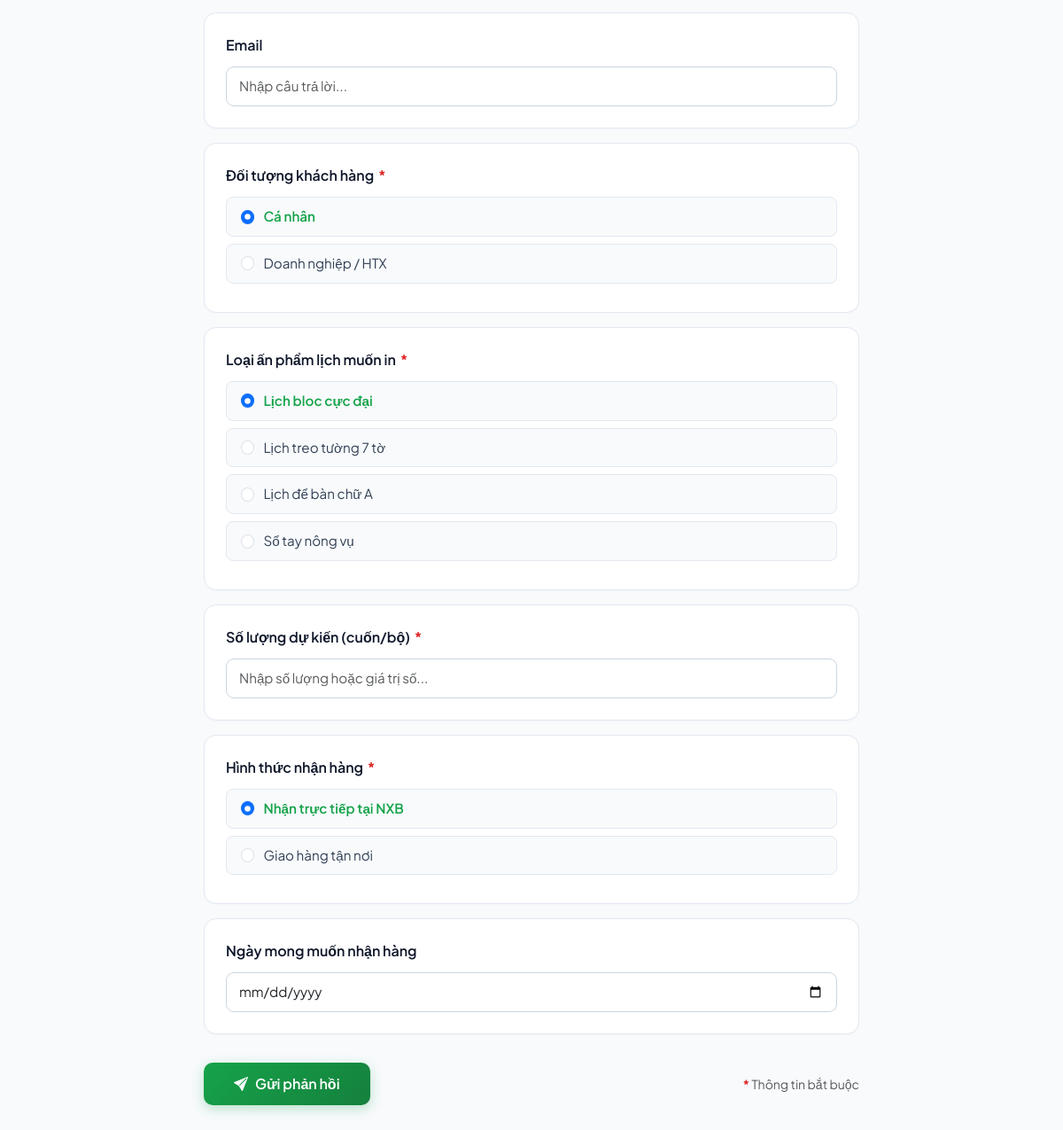
Page /form.php (signed in, lower part) on the earlier database version.
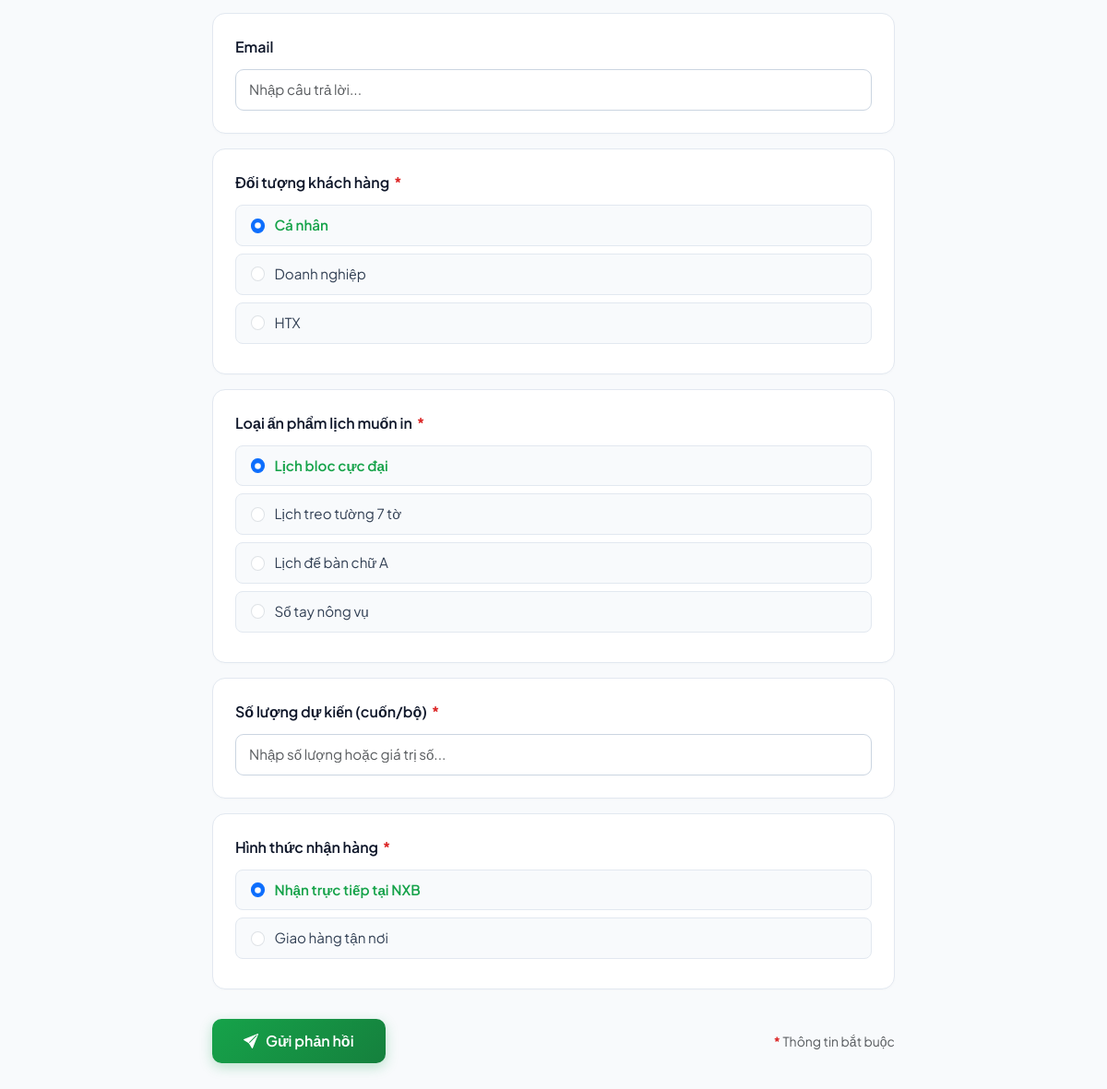
Same page on the later database version.
### tables this page shows
CREATE TABLE `fields` (
  `id` int(11) NOT NULL,
  `form_version_id` int(11) NOT NULL,
  `label` varchar(255) NOT NULL,
  `field_type` enum('text','number','date','radio','checkbox') NOT NULL,
  `options_json` text DEFAULT NULL,
  `is_required` tinyint(1) DEFAULT 0,
  `display_order` int(11) DEFAULT 0
);

### form.php (the view, shortened to what this page needs)
<?php
require_once __DIR__ . '/config/db.php';
$form_id = isset($_GET['id']) ? (int)$_GET['id'] : 1;
$is_submitted_success = false;
$stmt = $pdo->prepare("
    SELECT f.id AS form_id, f.title, f.description, v.id AS version_id, v.version_number
    FROM forms f
    JOIN form_versions v ON f.id = v.form_id
    WHERE f.id = ? AND v.is_active = 1
    LIMIT 1
");
$stmt->execute([$form_id]);
$form = $stmt->fetch();
$version_id = $form['version_id'];
$stmt = $pdo->prepare("SELECT * FROM fields WHERE form_version_id = ? ORDER BY display_order ASC");
$stmt->execute([$version_id]);
$fields = $stmt->fetchAll();
?>
<!DOCTYPE html>
<html lang="vi">
<head>
    <link href="https://cdn.jsdelivr.net/npm/bootstrap@5.3.0/dist/css/bootstrap.min.css" rel="stylesheet">
    <link rel="stylesheet" href="https://cdn.jsdelivr.net/npm/bootstrap-icons@1.11.1/font/bootstrap-icons.css">
</head>
<body>
<div class="container">
    <div class="form-shell">
        <?php if ($is_submitted_success): ?>
            <div class="success-box">
                <div class="success-icon-wrap">
                    <i class="bi bi-check-lg"></i>
                </div>
                <h3 class="fw-bold text-dark mb-2">Gửi biểu mẫu thành công!</h3>
                <p class="text-secondary mx-auto mb-4" style="max-width: 520px; font-size: 0.98rem;">
                    Câu trả lời của bạn đối với biểu mẫu <strong>"<?= htmlspecialchars($form['title']) ?>"</strong> đã được lưu trữ an toàn vào hệ thống của NXB Nông Nghiệp.
                </p>
                <div class="d-flex flex-wrap justify-content-center gap-3">
                    <a href="form.php?id=<?= $form['form_id'] ?>" class="btn btn-outline-secondary px-4 py-2 fw-semibold">
                        <i class="bi bi-arrow-repeat me-1"></i>Gửi phản hồi khác
                    </a>
                    <a href="forms.php" class="btn btn-submit-form px-4 py-2">
                        <i class="bi bi-grid-fill"></i>Xem danh sách biểu mẫu
                    </a>
                </div>
            </div>
        <?php else: ?>
            <form method="POST" id="dynamicForm">
                <?php foreach ($fields as $field):
                    $options = !empty($field['options_json']) ? json_decode($field['options_json'], true) : [];
                    $default_value = '';
                    $label_lower = mb_strtolower($field['label'], 'UTF-8');
                    if (isset($_SESSION['fullname']) && (str_contains($label_lower, 'họ và tên') || str_contains($label_lower, 'họ tên') || str_contains($label_lower, 'người liên hệ'))) {
                        $default_value = htmlspecialchars($_SESSION['fullname']);
                    }
                ?>
                    <div class="question-card field-group" id="field-wrap-<?= $field['id'] ?>" data-field-id="<?= $field['id'] ?>">
                        <label class="question-label">
                            <?= htmlspecialchars($field['label']) ?>
                            <?php if ($field['is_required']): ?>
                                <span class="text-required" title="Trường bắt buộc">*</span>
                            <?php endif; ?>
                        </label>
                        <?php if ($field['field_type'] === 'text'): ?>
                            <input type="text" name="fields[<?= $field['id'] ?>]" value="<?= $default_value ?>" class="form-control form-input" placeholder="Nhập câu trả lời..." <?= $field['is_required'] ? 'required' : '' ?>>
                        <?php elseif ($field['field_type'] === 'number'): ?>
                            <input type="number" name="fields[<?= $field['id'] ?>]" class="form-control form-input" placeholder="Nhập số lượng hoặc giá trị số..." <?= $field['is_required'] ? 'required' : '' ?>>
                        <?php elseif ($field['field_type'] === 'date'): ?>
                            <input type="date" name="fields[<?= $field['id'] ?>]" class="form-control form-input" <?= $field['is_required'] ? 'required' : '' ?>>
                        <?php elseif ($field['field_type'] === 'radio'): ?>
                            <div>
                                <?php foreach ($options as $optIndex => $optValue): ?>
                                    <div class="custom-radio-option">
                                        <input class="form-check-input form-input mt-0" type="radio"
                                               name="fields[<?= $field['id'] ?>]"
                                               id="opt_<?= $field['id'] ?>_<?= $optIndex ?>"
                                               value="<?= htmlspecialchars($optValue) ?>"
                                               <?= ($field['is_required'] && $optIndex === 0) ? 'checked' : '' ?>>
                                        <label for="opt_<?= $field['id'] ?>_<?= $optIndex ?>">
                                            <?= htmlspecialchars($optValue) ?>
                                        </label>
                                    </div>
                                <?php endforeach; ?>
                            </div>
                        <?php else: ?>
                            <input type="text" name="fields[<?= $field['id'] ?>]" class="form-control form-input" placeholder="Nhập câu trả lời..." <?= $field['is_required'] ? 'required' : '' ?>>
                        <?php endif; ?>
                    </div>
                <?php endforeach; ?>
                <div class="d-flex justify-content-between align-items-center mt-4 pt-2">
                    <button type="submit" class="btn-submit-form">
                        <i class="bi bi-send-fill"></i>
                        <span>Gửi phản hồi</span>
                    </button>
                    <span class="text-muted small"><span class="text-required">*</span> Thông tin bắt buộc</span>
                </div>
            </form>
        <?php endif; ?>
    </div>
</div>
</body>
</html>

### form.php (style rules this page uses)
:root { --primary: #16a34a; --primary-hover: #15803d; --primary-subtle: #ecfdf5; --bg-body: #f8fafc; --card-border: #e2e8f0; --text-heading: #0f172a; --text-body: #334155; }
body { font-family: 'Plus Jakarta Sans', sans-serif; background-color: var(--bg-body); color: var(--text-body); min-height: 100vh; padding: 30px 0 60px 0; }
.form-shell { max-width: 740px; margin: 0 auto; }
.question-card { background: #ffffff; border: 1px solid var(--card-border); border-radius: 14px; padding: 24px; margin-bottom: 16px; box-shadow: 0 1px 3px rgba(0,0,0,0.02); transition: all 0.2s ease; }
.question-label { font-weight: 600; color: var(--text-heading); font-size: 1rem; margin-bottom: 12px; display: block; }
.text-required { color: #dc2626; font-weight: bold; margin-left: 2px; }
.form-control, .form-select { border-radius: 9px; border: 1.5px solid #cbd5e1; padding: 10px 14px; font-size: 0.95rem; transition: all 0.2s ease; }
.custom-radio-option { background-color: #f8fafc; border: 1px solid #e2e8f0; border-radius: 8px; padding: 10px 16px; margin-bottom: 8px; cursor: pointer; transition: all 0.15s ease; display: flex; align-items: center; gap: 10px; }
.custom-radio-option input[type="radio"]:checked + label, .custom-radio-option input[type="checkbox"]:checked + label { font-weight: 600; color: var(--primary); }
.custom-radio-option label { cursor: pointer; width: 100%; margin-bottom: 0; font-size: 0.95rem; }
.btn-submit-form { background: linear-gradient(135deg, #16a34a 0%, #15803d 100%); color: #ffffff; font-weight: 600; font-size: 1rem; padding: 12px 34px; border-radius: 10px; border: none; transition: all 0.2s ease; box-shadow: 0 4px 14px rgba(22, 163, 74, 0.28); display: inline-flex; align-items: center; gap: 8px; }

Differences in the rows shown:
removed fields: label "Ngày mong muốn nhận hàng"
Other differences:
new list line: "☐ Doanh nghiệp Doanh nghiệp"
new list line: "☐ HTX HTX"
list line gone: "☐ Doanh nghiệp / HTX Doanh nghiệp / HTX"
